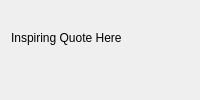
<?xml version="1.0" encoding="UTF-8"?>
<ui version="4.0">
    <class>BaseLayout</class>
    <widget class="QWidget" name="BaseLayout">
        <layout class="QVBoxLayout" name="verticalLayout">
            <item>
                <widget class="QLabel" name="logoLabel">
                    <property name="pixmap">
                        <pixmap>:images/BigLogo.png</pixmap> <!-- Reference to logo -->
                    </property>
                </widget>
            </item>
            <item>
                <widget class="QLabel" name="beerQuoteLabel">
                    <property name="text">
                        <string>Inspiring Quote Here</string>
                    </property>
                </widget>
            </item>
            <item>
                <!-- Use QStackedWidget for dynamic content switching -->
                <widget class="QStackedWidget" name="contentArea">
                    <!-- No size constraints -->
                    <property name="sizePolicy">
                        <sizepolicy hsizetype="Preferred" vsizetype="Preferred">
                            <horstretch>0</horstretch>
                            <verstretch>0</verstretch>
                        </sizepolicy>
                    </property>
                </widget>
            </item>
        </layout>
    </widget>
</ui>
